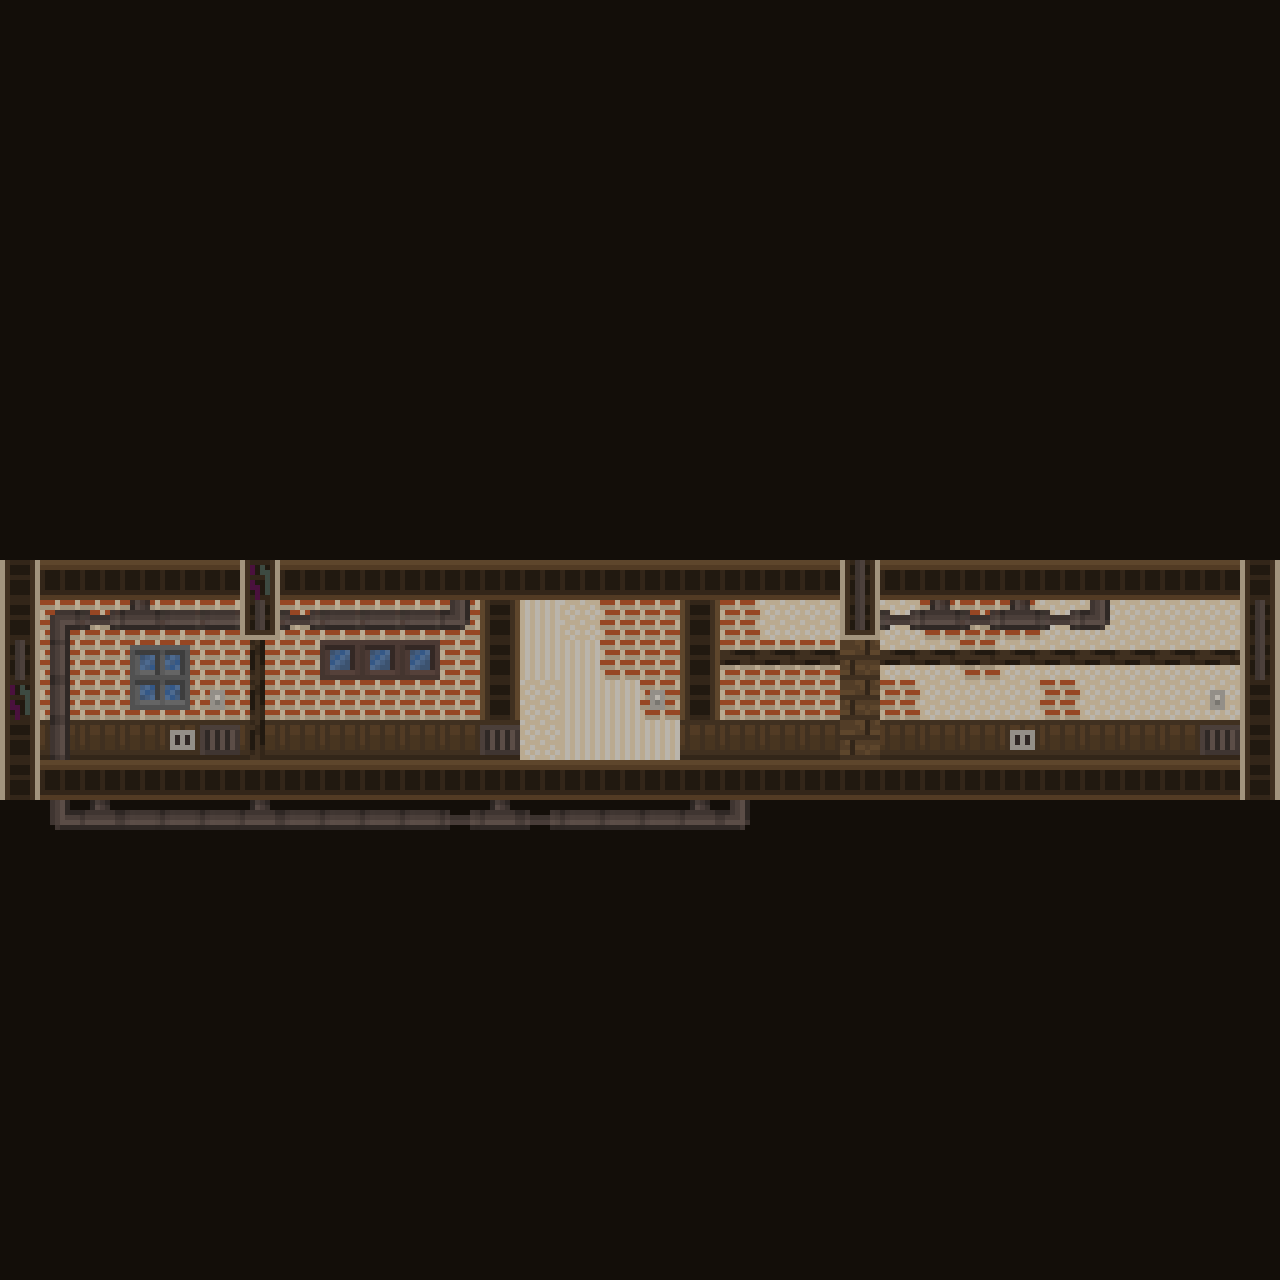

Below is a game level as drawn by its tile map, then a one-line description and the .tmx that defines it (tile-layer data replaced by summaries):
An orthogonal 32x32 tile map with 40x40 px tiles, 5 tile layers (bg, walls, subDecals, decals, ...) and 1 object (door).

<map version="1.0" orientation="orthogonal" renderorder="left-up" width="32" height="32" tilewidth="40" tileheight="40" nextobjectid="13">
 <tileset firstgid="1" name="tilesetBig" tilewidth="40" tileheight="40">
  <image source="../assets/tilesetBig.png" width="640" height="640" />
 </tileset>
 <layer name="bg" width="32" height="32">
  <data>[1024 cells, 1024 non-empty, 2 distinct tile ids]</data>
 </layer>
 <layer name="walls" width="32" height="32">
  <data>[1024 cells, 192 non-empty, 9 distinct tile ids]</data>
 </layer>
 <layer name="subDecals" width="32" height="32">
  <data>[1024 cells, 18 non-empty, 2 distinct tile ids]</data>
 </layer>
 <objectgroup name="objectsLayer">
  <object id="12" name="house" type="door" x="554" y="650.333" width="89.3333" height="110">
   <properties>
    <property name="destX" value="340" />
    <property name="destY" value="400" />
    <property name="sprite" value="door" />
   </properties>
  </object>
 </objectgroup>
 <layer name="decals" width="32" height="32">
  <data>[1024 cells, 53 non-empty, 15 distinct tile ids]</data>
 </layer>
 <layer name="layer" width="32" height="32">
  <data>[1024 cells, 74 non-empty, 5 distinct tile ids]</data>
 </layer>
</map>
